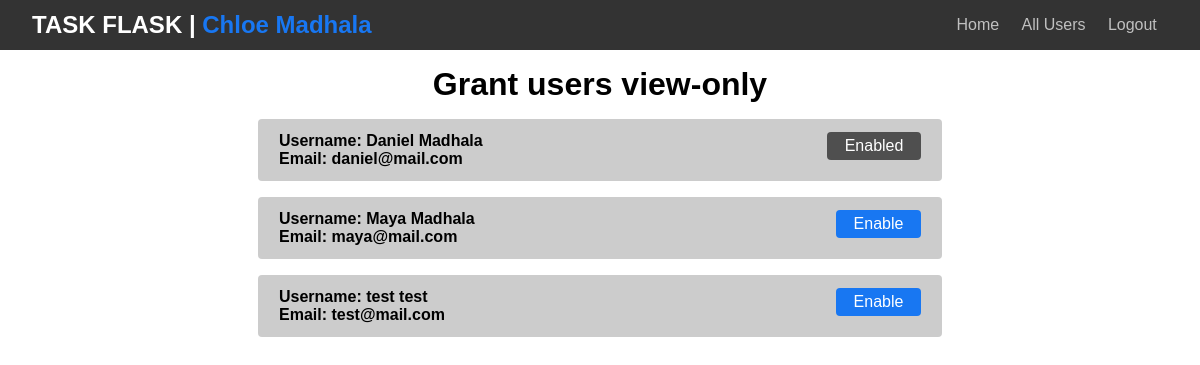
Screenshot of /users (signed in) with the database file from the repository.
### app.py (models this page shows, shortened)
class User(db.Model):
  id = db.Column(db.Integer, primary_key=True)
  first_name = db.Column(db.String(20), nullable=False)
  last_name = db.Column(db.String(20), nullable=False)
  email = db.Column(db.String(120), unique=True, nullable=False)
  password = db.Column(db.String(120), nullable=False)
  tasks = db.relationship('Todo', backref='owner', lazy=True)
  friend = db.relationship('Followers',lazy=True,
                            primaryjoin='User.id == Followers.user_id', backref='owner')

### app.py (the view)
@app.route('/users')
def users():
  if not g.user_id:
    return redirect(url_for('login'))
  try:
      friends = Followers.query.filter_by(user_id=g.user_id).all()
      friends_ids = [f.other_user_id for f in friends]
      users = User.query.filter(User.id != g.user_id).all()
      return render_template('users.html', users=users, friends=friends_ids)
  except Exception as e:
    print(e)
    return "Error when reading users"

### app.py (called while the page is built)
@app.before_request
def before_request():
  g.user_id = None
  g.user_name = None
  if 'user' and 'username' in session:
    g.user_id = session['user']
    g.username = session['username']

### templates/users.html (shortened to what this page needs)
{% extends 'base.html' %}
{% block body %}
<div class="container">
  <h1>Grant users view-only </h1>
  {% for user in users%}
  <div class="card">
    <div class="card-body">
      <h4>Username: {{user.first_name}} {{user.last_name}}</h4>
      <h4>Email: {{user.email}}</h4>
    </div>
        {% if user.id not in friends  %}
        <div>
        <a href="{{ url_for('allow_user', other_user_id=user.id)}}" class="btn btn-blue">Enable</a>
      </div>
        {% else%}
        <div>
      <a href="#" class="btn btn-blue disabled">Enabled</a>
    </div>
        {% endif %}
  </div>
  {% endfor%}
</div>
{% endblock %}

### static/css/main.css (style rules this page uses)
* { margin: 0; padding: 0; box-sizing: border-box; }
a { text-decoration: none; }
body, html { font-family: sans-serif; }
.container { max-width: 65%; margin:0 auto; padding: 0 2rem; }
.container h1 { text-align: center; margin: 1rem 0; }
.btn { display: inline-block; border: none; border-radius: 0.25rem; padding: 0.3rem 1.1rem; color: #333; font-size: inherit; cursor: pointer; transition: opacity 0.2s ease-in; }
.btn-blue { background: #1877f2; color: #fff; }
.card { background-color: #ccc; display: flex; padding: .75rem 1.25rem; margin: 1rem; border:1px solid transparent; border-radius: .25rem; }
.card-body { flex-grow: 1; }
a.disabled { background-color: #4f4f4f; pointer-events: none; cursor: default; }

### rows the page displays
User: first_name "Daniel", last_name "Madhala", email "daniel@mail.com", shows "Enabled"
User: first_name "Maya", last_name "Madhala", email "maya@mail.com"
User: first_name "test", last_name "test", email "test@mail.com"

### other values shown
{{ g.username }} "Chloe Madhala"
